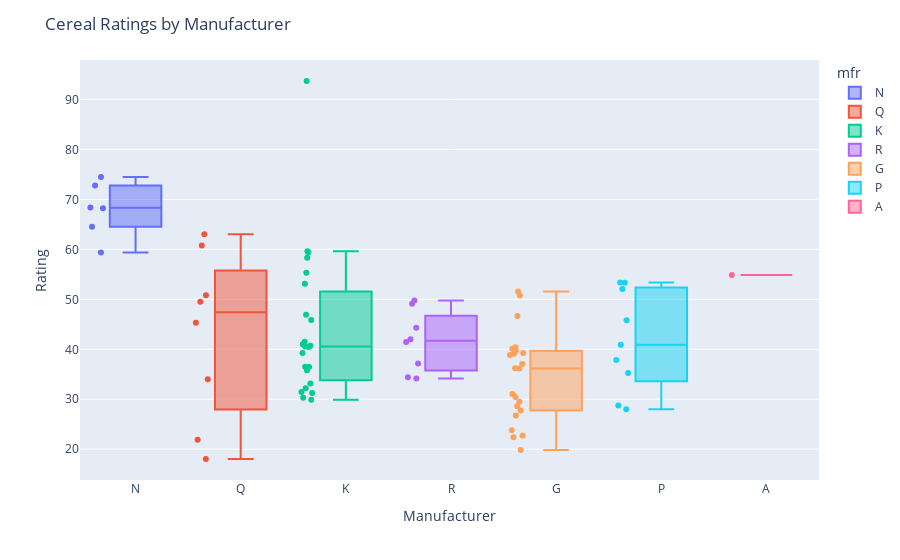

Notebook code for this chart:
### Code cell
# Create an interactive boxplot with plotly
fig = px.box(cereals_df, x='mfr', y='rating', 
             points="all",  # Show all data points
             color='mfr')  # Color each manufacturer differently

# Customize the layout
fig.update_layout(
    title='Cereal Ratings by Manufacturer',
    xaxis_title='Manufacturer',
    yaxis_title='Rating',
    xaxis_tickangle= 0  # Rotate x-axis labels
)

# Show the figure
fig.show()

### Figure 1 — Plotly figure (JSON) as saved in the notebook; plotly's stock layout.template omitted (floating-point values rounded to 4 significant figures)
{"data": [{"alignmentgroup": "True", "boxpoints": "all", "hovertemplate": "mfr=%{x}<br>rating=%{y}<extra></extra>", "legendgroup": "N", "marker": {"color": "#636efa"}, "name": "N", "notched": false, "offsetgroup": "N", "orientation": "v", "showlegend": true, "type": "box", "x": ["N", "N", "N", "N", "N", "N"], "x0": " ", "xaxis": "x", "y": [68.4, 64.53, 68.24, 74.47, 72.8, 59.36], "y0": " ", "yaxis": "y"}, {"alignmentgroup": "True", "boxpoints": "all", "hovertemplate": "mfr=%{x}<br>rating=%{y}<extra></extra>", "legendgroup": "Q", "marker": {"color": "#EF553B"}, "name": "Q", "notched": false, "offsetgroup": "Q", "orientation": "v", "showlegend": true, "type": "box", "x": ["Q", "Q", "Q", "Q", "Q", "Q", "Q", "Q"], "x0": " ", "xaxis": "x", "y": [33.98, 18.04, 21.87, 45.33, 60.76, 63.01, 49.51, 50.83], "y0": " ", "yaxis": "y"}, {"alignmentgroup": "True", "boxpoints": "all", "hovertemplate": "mfr=%{x}<br>rating=%{y}<extra></extra>", "legendgroup": "K", "marker": {"color": "#00cc96"}, "name": "K", "notched": false, "offsetgroup": "K", "orientation": "v", "showlegend": true, "type": "box", "x": ["K", "K", "K", "K", "K", "K", "K", "K", "K", "K", "K", "K", "K", "K", "K", "K", "K", "K", "K", "K", "K", "K", "K"], "x0": " ", "xaxis": "x", "y": [59.43, 93.7, 33.17, 45.86, 35.78, 40.45, 46.9, 32.21, 31.44, 58.35, 41.02, 36.52, 36.47, 30.31, 29.92, 40.69, 59.64, 41.5, 39.26, 55.33, 40.56, 31.23, 53.13], "y0": " ", "yaxis": "y"}, {"alignmentgroup": "True", "boxpoints": "all", "hovertemplate": "mfr=%{x}<br>rating=%{y}<extra></extra>", "legendgroup": "R", "marker": {"color": "#ab63fa"}, "name": "R", "notched": false, "offsetgroup": "R", "orientation": "v", "showlegend": true, "type": "box", "x": ["R", "R", "R", "R", "R", "R", "R", "R"], "x0": " ", "xaxis": "x", "y": [34.38, 49.12, 41.45, 44.33, 37.14, 34.14, 42.0, 49.79], "y0": " ", "yaxis": "y"}, {"alignmentgroup": "True", "boxpoints": "all", "hovertemplate": "mfr=%{x}<br>rating=%{y}<extra></extra>", "legendgroup": "G", "marker": {"color": "#FFA15A"}, "name": "G", "notched": false, "offsetgroup": "G", "orientation": "v", "showlegend": true, "type": "box", "x": ["G", "G", "G", "G", "G", "G", "G", "G", "G", "G", "G", "G", "G", "G", "G", "G", "G", "G", "G", "G", "G", "G"], "x0": " ", "xaxis": "x", "y": [29.51, 37.04, 50.76, 19.82, 40.4, 22.74, 22.4, 36.18, 23.8, 31.07, 39.24, 26.73, 40.11, 30.45, 39.7, 38.84, 28.59, 46.66, 39.11, 27.75, 51.59, 36.19], "y0": " ", "yaxis": "y"}, {"alignmentgroup": "True", "boxpoints": "all", "hovertemplate": "mfr=%{x}<br>rating=%{y}<extra></extra>", "legendgroup": "P", "marker": {"color": "#19d3f3"}, "name": "P", "notched": false, "offsetgroup": "P", "orientation": "v", "showlegend": true, "type": "box", "x": ["P", "P", "P", "P", "P", "P", "P", "P", "P"], "x0": " ", "xaxis": "x", "y": [53.31, 40.92, 28.03, 35.25, 52.08, 53.37, 45.81, 28.74, 37.84], "y0": " ", "yaxis": "y"}, {"alignmentgroup": "True", "boxpoints": "all", "hovertemplate": "mfr=%{x}<br>rating=%{y}<extra></extra>", "legendgroup": "A", "marker": {"color": "#FF6692"}, "name": "A", "notched": false, "offsetgroup": "A", "orientation": "v", "showlegend": true, "type": "box", "x": ["A"], "x0": " ", "xaxis": "x", "y": [54.85], "y0": " ", "yaxis": "y"}], "layout": {"autosize": true, "boxmode": "overlay", "legend": {"title": {"text": "mfr"}, "tracegroupgap": 0}, "margin": {"t": 60}, "title": {"text": "Cereal Ratings by Manufacturer"}, "xaxis": {"anchor": "y", "autorange": true, "categoryarray": ["N", "Q", "K", "R", "G", "P", "A"], "categoryorder": "array", "domain": [0, 1], "range": [-0.5225, 6.5], "tickangle": 0, "title": {"text": "Manufacturer"}, "type": "category"}, "yaxis": {"anchor": "x", "autorange": true, "domain": [0, 1], "range": [13.84, 97.91], "title": {"text": "Rating"}, "type": "linear"}}}
